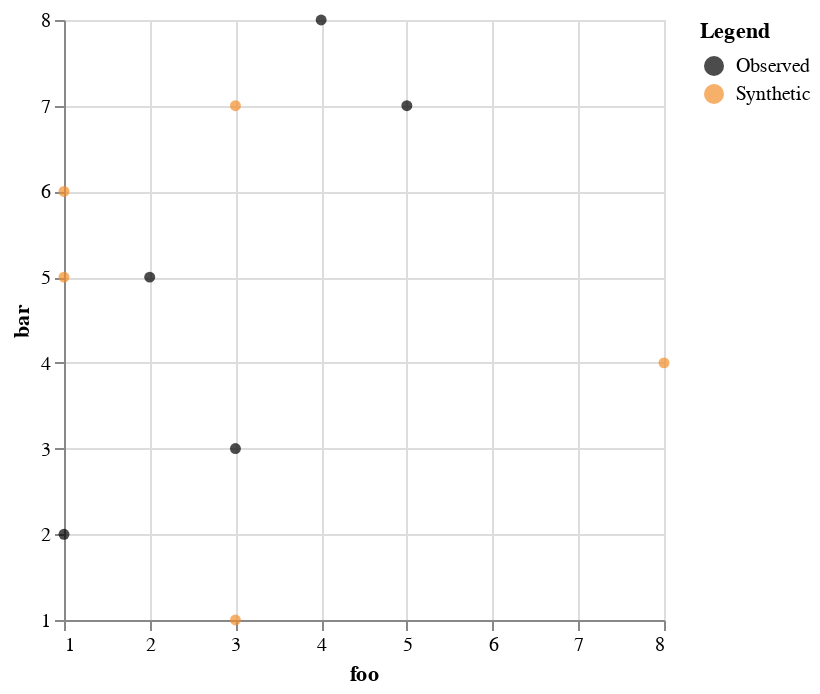

Source (notebook cell):
### Code cell
plot_marginal_numerical_numerical(observed_df, synthetic_df, x, y)

### Figure 1 — Vega specification as saved in the notebook (floating-point values rounded to 4 significant figures)
{"$schema": "https://vega.github.io/schema/vega/v5.json", "data": [{"name": "source_0", "values": [{"bar": 2, "dataset": "Observed", "foo": 1}, {"bar": 5, "dataset": "Observed", "foo": 2}, {"bar": 3, "dataset": "Observed", "foo": 3}, {"bar": 8, "dataset": "Observed", "foo": 4}, {"bar": 7, "dataset": "Observed", "foo": 5}, {"bar": 1, "dataset": "Synthetic", "foo": 3}, {"bar": 5, "dataset": "Synthetic", "foo": 1}, {"bar": 4, "dataset": "Synthetic", "foo": 8}, {"bar": 7, "dataset": "Synthetic", "foo": 3}, {"bar": 6, "dataset": "Synthetic", "foo": 1}]}], "marks": [{"type": "symbol", "name": "marks", "from": {"data": "source_0"}, "encode": {"update": {"opacity": {"value": 0.7}, "y": {"field": "bar", "scale": "y"}, "shape": {"value": "circle"}, "fill": {"field": "dataset", "scale": "color"}, "x": {"field": "foo", "scale": "x"}}}, "style": ["circle"]}], "scales": [{"name": "x", "type": "linear", "domain": [1, 8], "range": [0, {"signal": "width"}], "zero": false}, {"name": "y", "type": "linear", "domain": [1, 8], "range": [{"signal": "height"}, 0], "zero": false}, {"name": "color", "type": "ordinal", "domain": ["Observed", "Synthetic"], "range": ["#000000", "#f28e2b"]}], "axes": [{"scale": "x", "tickCount": {"signal": "ceil(width/40)"}, "gridScale": "y", "minExtent": 0, "labels": false, "ticks": false, "domain": false, "zindex": 0, "aria": false, "orient": "bottom", "maxExtent": 0, "grid": true}, {"scale": "y", "gridScale": "x", "ticks": false, "labels": false, "orient": "left", "domain": false, "maxExtent": 0, "grid": true, "tickCount": {"signal": "ceil(height/40)"}, "minExtent": 0, "zindex": 0, "aria": false}, {"scale": "x", "zindex": 0, "orient": "bottom", "grid": false, "labelFlush": true, "title": "foo", "labelOverlap": true, "tickCount": {"signal": "ceil(width/40)"}}, {"scale": "y", "orient": "left", "title": "bar", "zindex": 0, "grid": false, "labelOverlap": true, "tickCount": {"signal": "ceil(height/40)"}}], "style": "cell", "padding": 5, "width": 300, "height": 300, "legends": [{"symbolStrokeWidth": 4, "title": "Legend", "fill": "color", "symbolType": "circle", "encode": {"symbols": {"update": {"opacity": {"value": 0.7}}}}}], "background": "white"}
